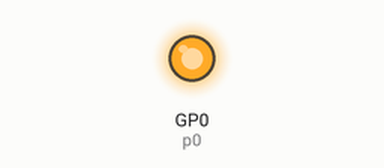
Recording of a program running on a simulated Raspberry Pi Pico running MicroPython. Shown: output pins drawn as LEDs (lit = HIGH). What the program prints to the serial console is not drawn. At 5.0 s the program stops and its outputs stay as they are.

Above: at 0.15 s.
At 5.1 s:
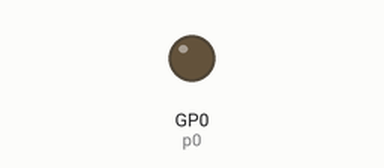
Timing chart, 0 to 6.5 s (numbered marks = the images above):
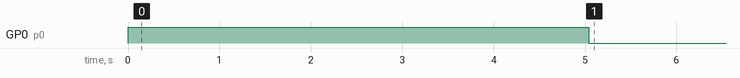

The program:

time_sleep.py
```python
import time

from machine import Pin
import rp2

p0 = Pin(0, Pin.OUT)


@rp2.asm_pio()
def count_high():
    mov(x, invert(null))
    wait(1, pin, 0)
    label("high")
    jmp(x_dec, "next")
    label("next")
    jmp(pin, "high")
    mov(isr, x)
    push()


sm = rp2.StateMachine(0, count_high, jmp_pin=p0)

sm.active(1)

# target time for sleeping, ms
delta_ms = 50

for j in range(100):
    p0.on()
    time.sleep_ms(delta_ms)
    p0.off()
    delta = (16 * (0xFFFFFFFF - sm.get())) - delta_ms * 1_000_000
    print(f"∂ = {delta} ns")

sm.active(0)
```

Measured:
- by itself, GP0 (p0): LOW → HIGH at 0.00 s, → LOW 5.0 s later
